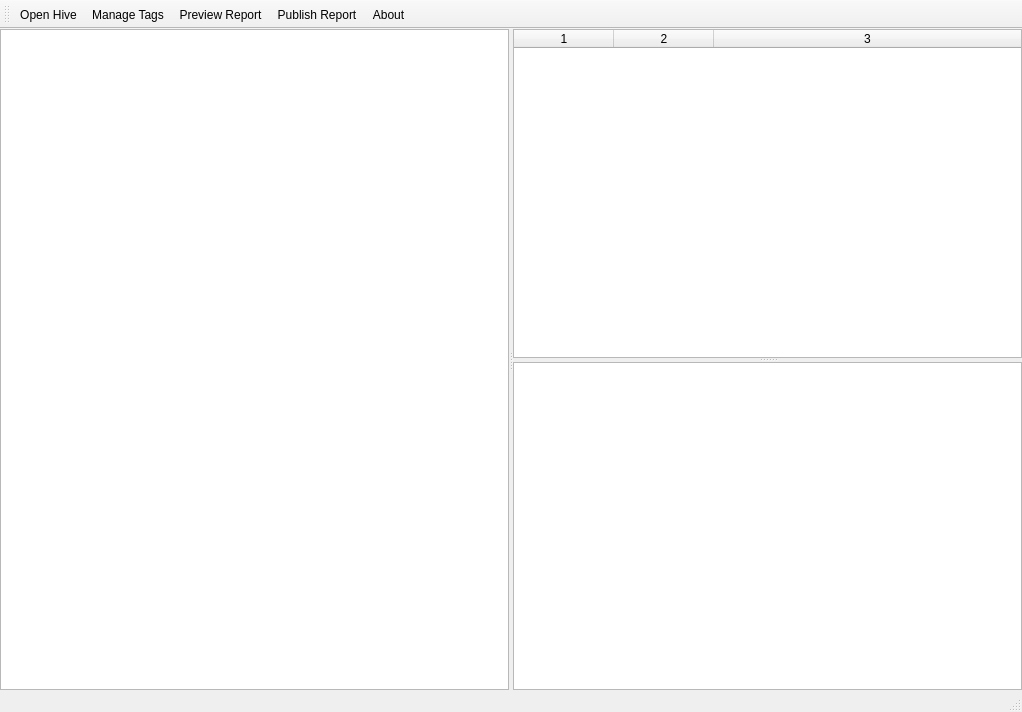
<?xml version="1.0" encoding="UTF-8"?>
<ui version="4.0">
 <class>WombatRegistry</class>
 <widget class="QMainWindow" name="WombatRegistry">
  <property name="geometry">
   <rect>
    <x>0</x>
    <y>0</y>
    <width>1022</width>
    <height>712</height>
   </rect>
  </property>
  <property name="windowTitle">
   <string>Wombat Registry</string>
  </property>
  <property name="windowIcon">
   <iconset resource="wombatregistry.qrc">
    <normaloff>:/wombat</normaloff>:/wombat</iconset>
  </property>
  <widget class="QWidget" name="centralwidget">
   <layout class="QVBoxLayout" name="verticalLayout">
    <property name="spacing">
     <number>6</number>
    </property>
    <property name="leftMargin">
     <number>0</number>
    </property>
    <property name="topMargin">
     <number>0</number>
    </property>
    <property name="rightMargin">
     <number>0</number>
    </property>
    <property name="bottomMargin">
     <number>0</number>
    </property>
    <item>
     <widget class="QSplitter" name="splitter_2">
      <property name="orientation">
       <enum>Qt::Horizontal</enum>
      </property>
      <widget class="QTreeWidget" name="treewidget">
       <property name="selectionBehavior">
        <enum>QAbstractItemView::SelectItems</enum>
       </property>
       <attribute name="headerVisible">
        <bool>false</bool>
       </attribute>
       <column>
        <property name="text">
         <string notr="true">1</string>
        </property>
       </column>
      </widget>
      <widget class="QSplitter" name="splitter">
       <property name="orientation">
        <enum>Qt::Vertical</enum>
       </property>
       <widget class="QTableWidget" name="tablewidget">
        <property name="alternatingRowColors">
         <bool>true</bool>
        </property>
        <property name="selectionBehavior">
         <enum>QAbstractItemView::SelectRows</enum>
        </property>
        <property name="columnCount">
         <number>3</number>
        </property>
        <attribute name="horizontalHeaderCascadingSectionResizes">
         <bool>true</bool>
        </attribute>
        <attribute name="horizontalHeaderStretchLastSection">
         <bool>true</bool>
        </attribute>
        <attribute name="verticalHeaderVisible">
         <bool>false</bool>
        </attribute>
        <column/>
        <column/>
        <column/>
       </widget>
       <widget class="QPlainTextEdit" name="plaintext">
        <property name="font">
         <font>
          <family>Source Code Pro</family>
         </font>
        </property>
        <property name="readOnly">
         <bool>true</bool>
        </property>
       </widget>
      </widget>
     </widget>
    </item>
   </layout>
  </widget>
  <widget class="QMenuBar" name="menubar">
   <property name="geometry">
    <rect>
     <x>0</x>
     <y>0</y>
     <width>1022</width>
     <height>22</height>
    </rect>
   </property>
  </widget>
  <widget class="QStatusBar" name="statusbar"/>
  <widget class="QToolBar" name="toolBar">
   <property name="windowTitle">
    <string>toolBar</string>
   </property>
   <attribute name="toolBarArea">
    <enum>TopToolBarArea</enum>
   </attribute>
   <attribute name="toolBarBreak">
    <bool>false</bool>
   </attribute>
   <addaction name="actionOpenHive"/>
   <addaction name="actionManageTags"/>
   <addaction name="actionPreviewReport"/>
   <addaction name="actionPublish"/>
   <addaction name="actionAbout"/>
  </widget>
  <action name="actionOpenHive">
   <property name="icon">
    <iconset resource="wombatregistry.qrc">
     <normaloff>:/bar/openfolder</normaloff>:/bar/openfolder</iconset>
   </property>
   <property name="text">
    <string>Open Hive</string>
   </property>
   <property name="shortcut">
    <string>Ctrl+O</string>
   </property>
  </action>
  <action name="actionManageTags">
   <property name="icon">
    <iconset resource="wombatregistry.qrc">
     <normaloff>:/bar/managetags</normaloff>:/bar/managetags</iconset>
   </property>
   <property name="text">
    <string>Manage Tags</string>
   </property>
   <property name="toolTip">
    <string>Manage Tags</string>
   </property>
   <property name="shortcut">
    <string>Ctrl+M</string>
   </property>
  </action>
  <action name="actionAbout">
   <property name="icon">
    <iconset resource="wombatregistry.qrc">
     <normaloff>:/help</normaloff>:/help</iconset>
   </property>
   <property name="text">
    <string>About</string>
   </property>
   <property name="toolTip">
    <string>About</string>
   </property>
   <property name="shortcut">
    <string>Ctrl+A</string>
   </property>
  </action>
  <action name="actionPreviewReport">
   <property name="icon">
    <iconset resource="wombatregistry.qrc">
     <normaloff>:/bar/preview</normaloff>:/bar/preview</iconset>
   </property>
   <property name="text">
    <string>Preview Report</string>
   </property>
   <property name="toolTip">
    <string>Preview Report</string>
   </property>
   <property name="shortcut">
    <string>Ctrl+P</string>
   </property>
  </action>
  <action name="actionPublish">
   <property name="icon">
    <iconset resource="wombatregistry.qrc">
     <normaloff>:/bar/publish</normaloff>:/bar/publish</iconset>
   </property>
   <property name="text">
    <string>Publish Report</string>
   </property>
   <property name="toolTip">
    <string>Publish Report</string>
   </property>
   <property name="shortcut">
    <string>Ctrl+G</string>
   </property>
  </action>
 </widget>
 <resources>
  <include location="wombatregistry.qrc"/>
 </resources>
 <connections/>
</ui>
